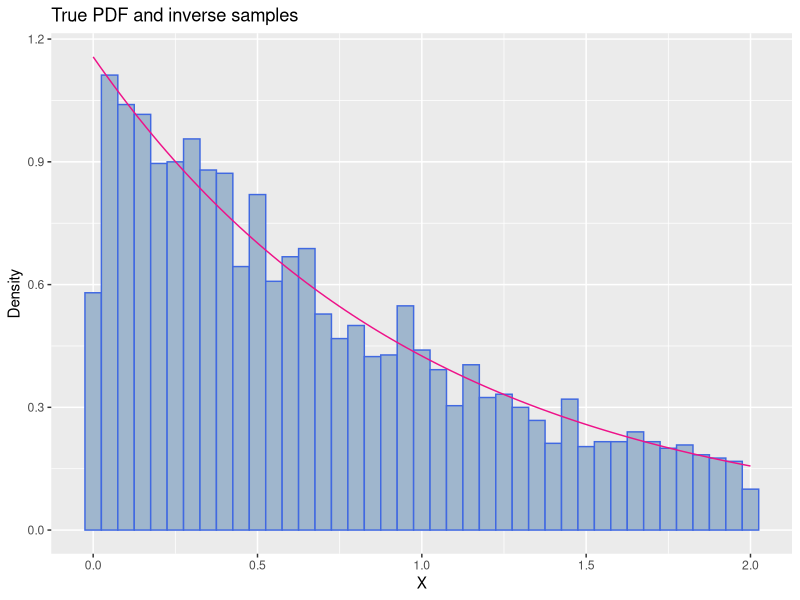
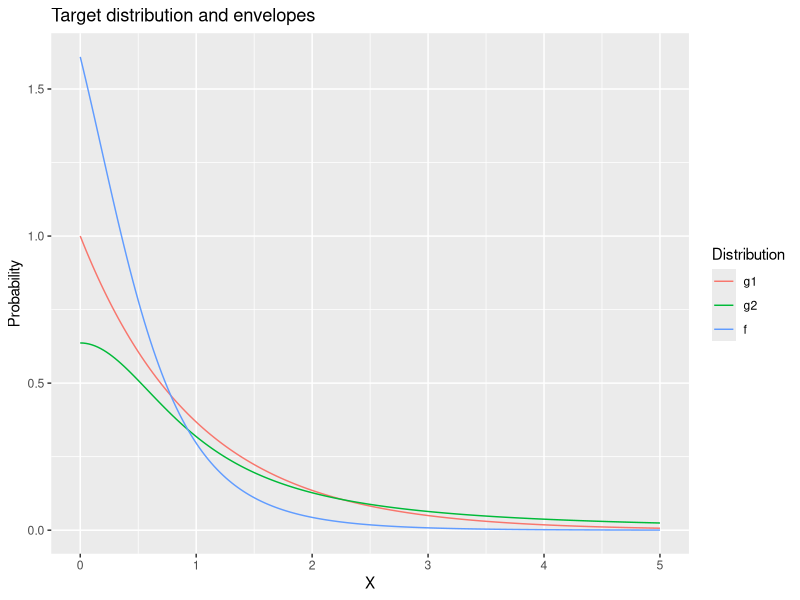
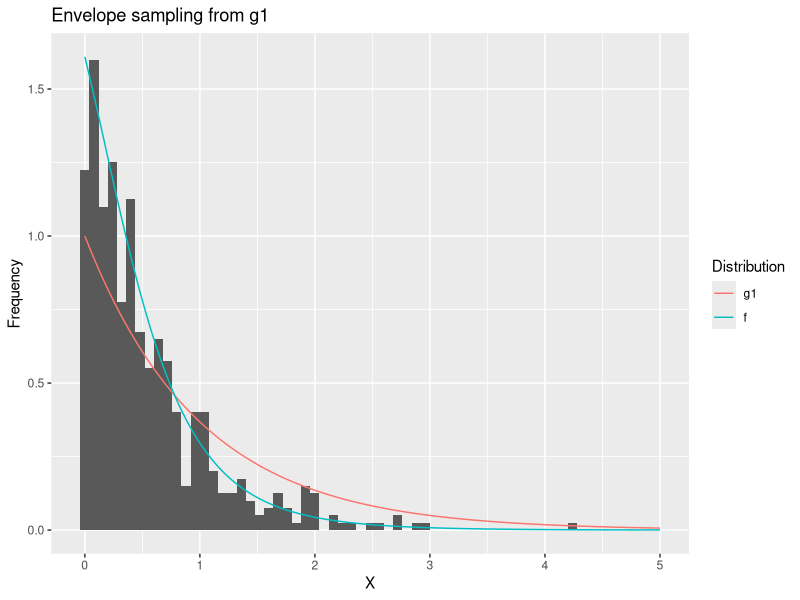
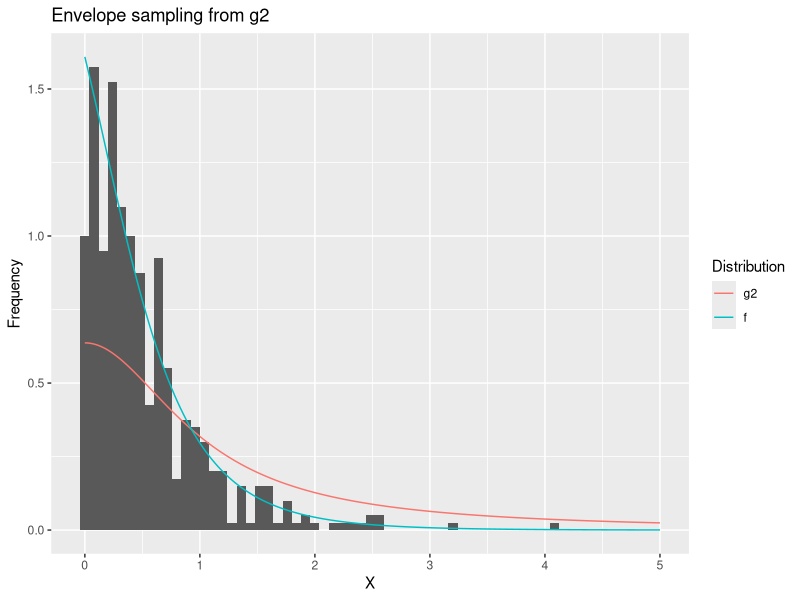

The R source for these figures, in order:
## ---- chunk 1
x = c(125, 18, 19, 35) # Observations
A = -x[1]-x[2]-x[3]-x[4]
B = x[1]-2*x[2]-2*x[3]-x[4]
C = 2*x[4]
t1 = (-B+sqrt(B^2-4*A*C))/(2*A)
t2 = (-B-sqrt(B^2-4*A*C))/(2*A)
## ---- chunk 2
### BEGIN: Code
# R version 3.3.2
# Platform: x86_64-apple-darwin15.6.0 (64-bit)

## Imports
library(ggplot2) # pretty plotting

## Parameterize script
K = 5000 # Number of samples
NN = (1 - exp(-2)) # Normalizing constant

## Suboutines
fx = function(x){
    # pdf for random variable X
    if(x<0){return(0)}
    if(x>2){return(0)}

    r = exp(-x) / NN
    return(r)
}

Fx = function(x){
    # cdf for random variable X
    if(x<0){return(0)}
    if(x>2){return(0)}

    r = (1 - exp(-x)) / NN
    return(r)
}

Fu = function(u){
    # Inverse cdf for the random variable X
    if(u<0){return(NaN)}
    if(u>1){return(NaN)}

    r = -log(1 - u*(1-exp(-2)))
    return(r)
}

## Simulate
Fuv = Vectorize(Fu) # Make Fu take vector arguments cleanly
us = runif(K, 0, 1) # K samples from U(0,1)
inv_xs = Fuv(us) # Inverse sampling method

## Plot results
# Simulated data with true distribution overlay
plt_xs = seq(0, 2, length.out = 100) # xs for true fx(x) pdf
fxv = Vectorize(fx)
plt_ys = fxv(plt_xs) # true fx(x) = ys

df_tru = data.frame(x_tru = plt_xs, y_tru = plt_ys)
df_sim = data.frame(x_sim = inv_xs)

plt1 = ggplot() +
    geom_histogram( # Simulated distribution
                data = df_sim,
                aes(x = x_sim, y = ..density..),
                binwidth = 0.05,
                color="royalblue",
                fill="slategray3"
            ) +
    geom_line( # True distribution
                data = df_tru,
                aes(x = x_tru, y = y_tru),
                color="deeppink2"
            ) +
    labs(
                title = "True PDF and inverse samples",
                x = "X",
                y = "Density"
            )
plt1

### END: Code
## ---- chunk 3
### BEGIN: Code

## Imports
library(reshape)

## Parameterize
K = 500
NN = 0.6214496 # normalizing constant for fx(x) the pdf
M1 = 1/NN # Resampling constant ensuring fx(x) <= M*g1(x) for all x
M2 = pi/NN

## BEGIN: Subroutines

fx = Vectorize(function(x){
    # pdf for problem 4
    if(x<0){return(0)}
    r = exp(-x) / (1+x^2) / NN
    return(r)
})

g1 = Vectorize(function(x){
    # First envelope density for rejection sampling
    if(x<0){return(0)}
    r = exp(-x)
    return(r)
})

g2 = Vectorize(function(x){
    # Second envelope density for rejection sampling
    if(x<0){return(0)}
    r = 2/(pi*(1+x^2))
    return(r)
})

## END: Subroutines

## BEGIN: Simulate

# First, g1
N = 200 # resolution of the discretized x axis
xdisc = seq(0,5,length.out=N) # discretization of the x axis
g1i = 1 # how many loops this envelope rejection sampling takes
i = 1 # list counter
g1rs = rep(NA, K) # initialize empty result vector
while(i <= K){
    x = sample(xdisc, 1, prob=g1(xdisc)) # proposition from envelope
    u = runif(1)
    w = fx(x)/(M1*g1(x))
    if(w>u){
        # Accept sample
        g1rs[i] = x
        i = i + 1
    }
    g1i = g1i + 1
}

# Now g2
g2i = 1 # how many loops this envelope rejection sampling takes
i = 1 # list counter
g2rs = rep(NA, K) # initialize empty result vector
while(i <= K){
    x = sample(xdisc, 1, prob=g2(xdisc)) # proposition from envelope
    u = runif(1)
    w = fx(x)/(M2*g2(x))
    if(w>u){
        # Accept sample
        g2rs[i] = x
        i = i + 1
    }
    g2i = g2i + 1
}

## END: Simulate

## Plot
# simulation results
true_df = data.frame(x=xdisc,
                     g1=g1(xdisc),
                     g2=g2(xdisc),
                     f=fx(xdisc)
                     )
true_df_m = melt(true_df, id="x")
names(true_df_m) = c("x", "Distribution", "y")

plt3 = ggplot() +
    geom_line(data=true_df_m,
              aes(x=x, y=y, color=Distribution)) +
    labs(title="Target distribution and envelopes",
         x="X", y="Probability")
plt3

gsim_df = data.frame(g1=g1rs, g2=g2rs)
plt4 = ggplot() + # g1 simulation results histogram
    geom_histogram(data=gsim_df,
                   mapping=aes(x=g1,y=..density..),
                   binwidth=0.08) +
    geom_line(data=true_df_m[true_df_m$Distribution != "g2",],
              aes(x=x, y=y, color=Distribution)) +
    labs(title="Envelope sampling from g1",
         x="X", y="Frequency")
plt4

plt5 = ggplot() + # g2 simulation results histogram
    geom_histogram(data=gsim_df,
                   mapping=aes(x=g2,y=..density..),
                   binwidth=0.08) +
    geom_line(data=true_df_m[true_df_m$Distribution != "g1",],
              aes(x=x, y=y, color=Distribution)) +
    labs(title="Envelope sampling from g2",
         x="X", y="Frequency")
plt5

### END: Code
